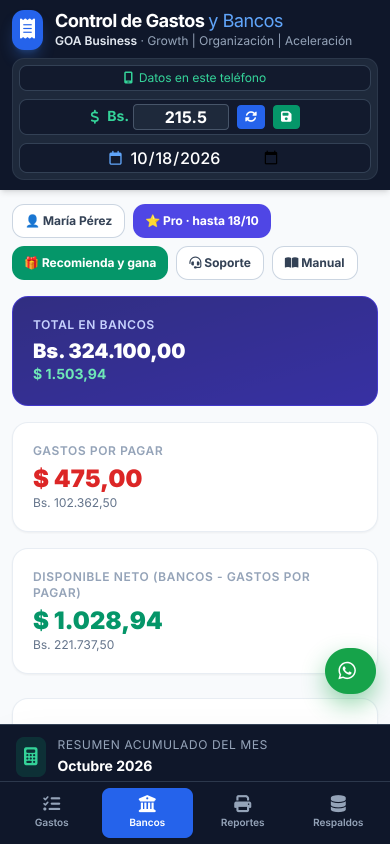
#> input picture img/cap-bancos.png, 780 x 1688 px, given in place of icon-512.png, which was not available (shown at 1/2 size)
$ python make_icons.py ../img ../img/cap-gastos.png
#> lines starting #> are read from the running program, lines starting #| are printed output that depends on the picture; after the words box and inside, x2 and y2 are one past the last pixel; in counts of white or black regions, pixels touching at a corner belong together; pictures that were not available may be replaced by others from this repository, and a replacement may not be noted
import sys, os
from PIL import Image, ImageDraw
res, root = sys.argv[1], sys.argv[2]
ic = Image.open(os.path.join(root,'icons','icon-512.png')).convert('RGBA')
mk = Image.open(os.path.join(root,'icons','maskable-512.png')).convert('RGBA')
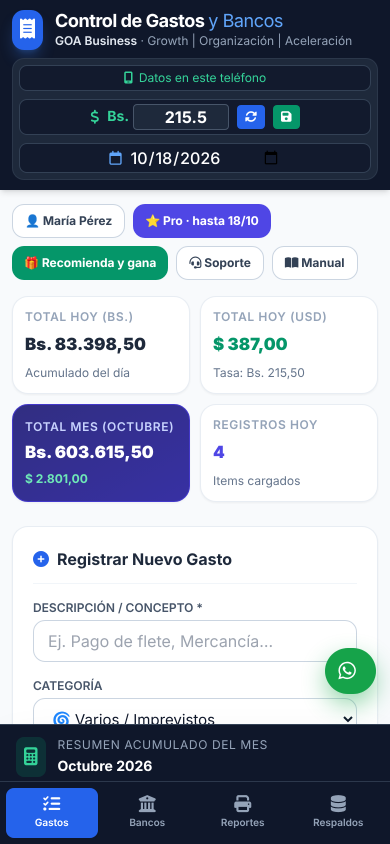
#> input picture img/cap-gastos.png, 780 x 1688 px, given in place of maskable-512.png, which was not available (shown at 1/2 size)
leg={'mdpi':48,'hdpi':72,'xhdpi':96,'xxhdpi':144,'xxxhdpi':192}
fg={'mdpi':108,'hdpi':162,'xhdpi':216,'xxhdpi':324,'xxxhdpi':432}
for k in leg:
    d=os.path.join(res,'mipmap-'+k)
    full=ic.resize((leg[k],leg[k]),Image.LANCZOS); full.save(os.path.join(d,'ic_launcher.png'))
    rnd=full.copy(); m=Image.new('L',(leg[k]*4,)*2,0); ImageDraw.Draw(m).ellipse([0,0,leg[k]*4-1,leg[k]*4-1],fill=255)
    rnd.putalpha(m.resize((leg[k],leg[k]),Image.LANCZOS)); rnd.save(os.path.join(d,'ic_launcher_round.png'))
    mk.resize((fg[k],fg[k]),Image.LANCZOS).save(os.path.join(d,'ic_launcher_foreground.png'))
#> this loop made 5 passes
#> pass 1, `full = ic.resize((leg[k], leg[k]), Image.LANCZOS)`:
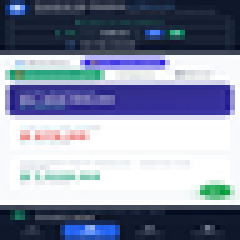
#> full: PIL image 48x48 RGBA (shown 5 times larger); mean R, G, B, A 136.4, 144, 165.5, 255
#> pass 1, `rnd.putalpha(m.resize((leg[k], leg[k]), Image.LANCZOS))`:
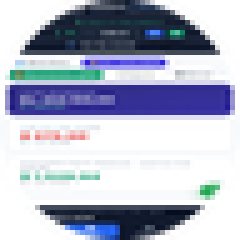
#> saved as ic_launcher_round.png: PIL image 48x48 RGBA (shown 5 times larger); mean R, G, B, A 136.4, 144, 165.5, 200.3; transparent parts drawn white
#> pass 1, `mk.resize((fg[k],fg[k]),Image.LANCZOS).save(os.path.join(d,'ic_launche..`:
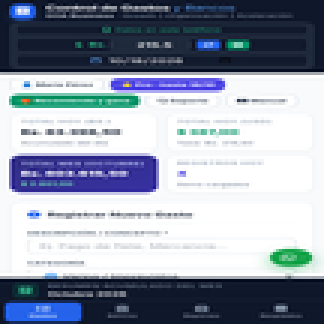
#> saved as ic_launcher_foreground.png: PIL image 108x108 RGBA (shown 3 times larger); mean R, G, B, A 148.4, 156.7, 171.8, 255
#> after the loop:
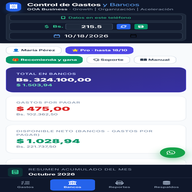
#> full: PIL image 192x192 RGBA; mean R, G, B, A 136.4, 143.8, 165.3, 255
#> after the loop:
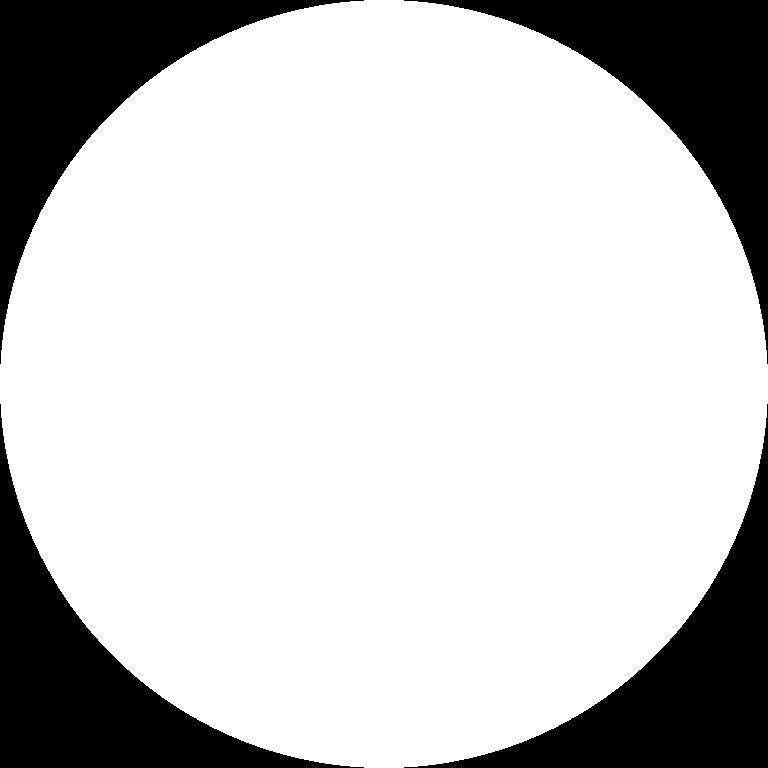
#> m: PIL image 768x768 L; 78.5% white; 4 black regions, box (x1, y1, x2, y2) and area: (0, 0, 364, 364) 31677, (404, 0, 768, 364) 31677, (0, 404, 364, 768) 31677, (404, 404, 768, 768) 31677
#> after the loop:
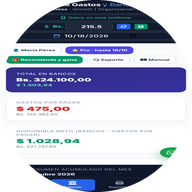
#> rnd: PIL image 192x192 RGBA; mean R, G, B, A 136.4, 143.8, 165.3, 200.2; transparent parts drawn white
open(os.path.join(res,'values','ic_launcher_background.xml'),'w').write('<?xml version="1.0" encoding="utf-8"?>\n<resources>\n    <color name="ic_launcher_background">#0B1A33</color>\n</resources>\n')
for dn in os.listdir(res):
    p=os.path.join(res,dn,'splash.png')
    if dn.startswith('drawable') and os.path.exists(p): Image.new('RGB',(8,8),(11,26,51)).save(p)
